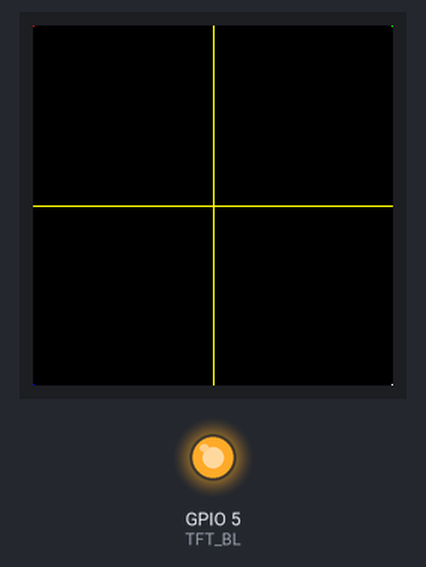
Bench run of a sketch on a simulated ESP32-S3. On the bench: 240×240 colour display, output pins drawn as LEDs (lit = HIGH). Pins used as bus, display or sensor lines are not drawn; what the sketch prints to the serial monitor is not drawn.

Above: at 2.3 s.
At 4.4 s:
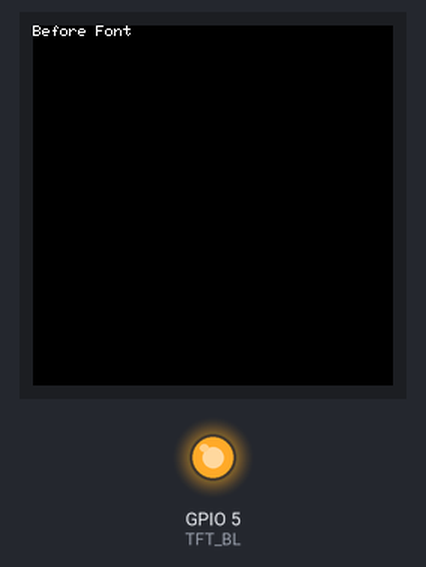
At 5.4 s:
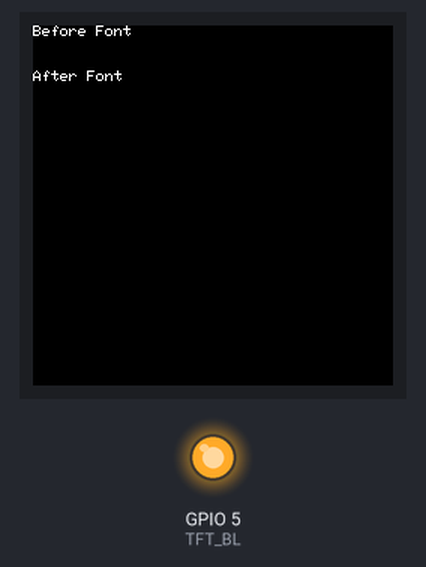

The sketch:

st7789_font_debug.ino
```cpp
#include <Adafruit_GFX.h>
#include <Adafruit_ST7789.h>
#include <SPI.h>

#define TFT_CS    10
#define TFT_DC     6
#define TFT_RST    7
#define TFT_MOSI  11
#define TFT_SCLK  12
#define TFT_BL     5
#define FONT_CS    9
#define TFT_MISO  13

Adafruit_ST7789 tft = Adafruit_ST7789(TFT_CS, TFT_DC, TFT_MOSI, TFT_SCLK, TFT_RST);
uint8_t fontBuffer[32];

// ========== 字库地址计算 ==========
uint32_t getHanziAddr(uint8_t high, uint8_t low) {
  uint8_t qu  = high - 0xA0;
  uint8_t wei = low  - 0xA0;
  uint32_t addr = 0x2C9D0 + ((uint32_t)(qu - 1) * 94 + (wei - 1)) * 32;
  Serial.printf("[ADDR] 区=%d,位=%d → 地址=0x%06X\n", qu, wei, addr);
  return addr;
}

// ========== 步骤1：纯SPI读字库（不依赖任何库）==========
void testFontChipRaw() {
  Serial.println("\n=== 步骤1：原始SPI字库测试 ===");

  // 手动控制SPI
  pinMode(FONT_CS, OUTPUT);
  digitalWrite(FONT_CS, HIGH);

  SPI.begin(TFT_SCLK, TFT_MISO, TFT_MOSI);

  uint32_t addr = getHanziAddr(0xD6, 0xD0);  // "中"

  digitalWrite(FONT_CS, LOW);
  SPI.beginTransaction(SPISettings(8000000, MSBFIRST, SPI_MODE0));

  SPI.transfer(0x03);
  SPI.transfer((addr >> 16) & 0xFF);
  SPI.transfer((addr >>  8) & 0xFF);
  SPI.transfer( addr        & 0xFF);

  Serial.print("[RAW] 字库原始数据: ");
  bool hasData = false;
  for (int i = 0; i < 32; i++) {
    fontBuffer[i] = SPI.transfer(0x00);
    Serial.printf("%02X ", fontBuffer[i]);
    if (fontBuffer[i] != 0x00 && fontBuffer[i] != 0xFF) hasData = true;
    if ((i + 1) % 8 == 0) Serial.print("| ");
  }
  Serial.println();

  SPI.endTransaction();
  digitalWrite(FONT_CS, HIGH);

  if (hasData) {
    Serial.println("[✓] 字库有数据，SPI通信正常");
  } else {
    Serial.println("[✗] 字库数据异常！全0或全FF");
    Serial.println("    可能原因：CS2(GPIO9)接错、字库芯片损坏、SPI线松动");
  }
}

// ========== 步骤2：检查屏幕是否能画点 ==========
void testScreenPixel() {
  Serial.println("\n=== 步骤2：屏幕像素测试 ===");

  // 在屏幕四个角画点
  tft.drawPixel(0, 0, ST77XX_RED);       // 左上角
  tft.drawPixel(239, 0, ST77XX_GREEN);   // 右上角
  tft.drawPixel(0, 239, ST77XX_BLUE);    // 左下角
  tft.drawPixel(239, 239, ST77XX_WHITE); // 右下角

  // 画一个十字
  for (int i = 0; i < 240; i++) {
    tft.drawPixel(i, 120, ST77XX_YELLOW);   // 横线
    tft.drawPixel(120, i, ST77XX_YELLOW);   // 竖线
  }

  Serial.println("[✓] 屏幕应该显示：四角彩色点 + 黄色十字线");
  Serial.println("    如果看不到，检查CS1/DC/RES接线");
  delay(2000);
}

// ========== 步骤3：检查字库和屏幕的SPI是否冲突 ==========
void testSPIConflict() {
  Serial.println("\n=== 步骤3：SPI冲突测试 ===");

  // 先操作屏幕
  tft.fillScreen(ST77XX_BLACK);
  tft.setCursor(0, 0);
  tft.setTextColor(ST77XX_WHITE);
  tft.println("Before Font");
  Serial.println("[INFO] 屏幕显示 'Before Font'");
  delay(1000);

  // 再读字库
  uint32_t addr = getHanziAddr(0xD6, 0xD0);

  pinMode(FONT_CS, OUTPUT);
  digitalWrite(FONT_CS, LOW);
  SPI.beginTransaction(SPISettings(8000000, MSBFIRST, SPI_MODE0));
  SPI.transfer(0x03);
  SPI.transfer((addr >> 16) & 0xFF);
  SPI.transfer((addr >>  8) & 0xFF);
  SPI.transfer( addr        & 0xFF);
  for (int i = 0; i < 32; i++) fontBuffer[i] = SPI.transfer(0x00);
  SPI.endTransaction();
  digitalWrite(FONT_CS, HIGH);

  // 再操作屏幕
  tft.setCursor(0, 30);
  tft.println("After Font");
  Serial.println("[INFO] 屏幕应该显示 'After Font'");

  // 检查屏幕是否还能正常显示
  Serial.println("[?] 如果 'Before Font' 消失或乱码，说明SPI配置被字库读取破坏");
  delay(2000);
}

// ========== 步骤4：绘制汉字（带详细debug）==========
void drawHanziDebug(int16_t x, int16_t y, uint16_t color, uint16_t bg, uint8_t* hz) {
  Serial.println("\n=== 步骤4：绘制汉字 ===");

  uint32_t addr = getHanziAddr(hz[0], hz[1]);

  // 读字库
  pinMode(FONT_CS, OUTPUT);
  digitalWrite(FONT_CS, LOW);
  SPI.beginTransaction(SPISettings(8000000, MSBFIRST, SPI_MODE0));
  SPI.transfer(0x03);
  SPI.transfer((addr >> 16) & 0xFF);
  SPI.transfer((addr >>  8) & 0xFF);
  SPI.transfer( addr        & 0xFF);
  for (int i = 0; i < 32; i++) fontBuffer[i] = SPI.transfer(0x00);
  SPI.endTransaction();
  digitalWrite(FONT_CS, HIGH);

  // 打印点阵
  Serial.println("[FONT] 16×16点阵:");
  int pixelCount = 0;
  for (uint8_t row = 0; row < 16; row++) {
    uint8_t left  = fontBuffer[row * 2];
    uint8_t right = fontBuffer[row * 2 + 1];

    String line = "";
    for (uint8_t bit = 0; bit < 8; bit++) {
      if (left & (0x80 >> bit)) {
        line += "■";
        pixelCount++;
      } else {
        line += "□";
      }
    }
    for (uint8_t bit = 0; bit < 8; bit++) {
      if (right & (0x80 >> bit)) {
        line += "■";
        pixelCount++;
      } else {
        line += "□";
      }
    }
    Serial.println(line);
  }
  Serial.printf("[FONT] 总亮像素数: %d\n", pixelCount);

  if (pixelCount == 0) {
    Serial.println("[✗] 点阵全空！字库数据无效");
    return;
  }
  if (pixelCount == 256) {
    Serial.println("[✗] 点阵全满！可能读到了错误数据");
    return;
  }

  // 绘制到屏幕（使用setAddrWindow批量写入）
  Serial.printf("[DRAW] 在(%d,%d)绘制，颜色=0x%04X\n", x, y, color);

  tft.setAddrWindow(x, y, x + 15, y + 15);

  uint16_t pixelBuf[16];
  for (uint8_t row = 0; row < 16; row++) {
    uint8_t left  = fontBuffer[row * 2];
    uint8_t right = fontBuffer[row * 2 + 1];

    for (uint8_t bit = 0; bit < 8; bit++) {
      pixelBuf[bit]   = (left  & (0x80 >> bit)) ? color : bg;
      pixelBuf[8+bit] = (right & (0x80 >> bit)) ? color : bg;
    }

    // 批量写入16个像素
    for (int i = 0; i < 16; i++) {
      tft.pushColor(pixelBuf[i]);
    }
  }

  Serial.println("[✓] 绘制完成！检查屏幕是否显示汉字");
}

// ========== 步骤5：检查SPI模式是否正确 ==========
void testSPIMode() {
  Serial.println("\n=== 步骤5：SPI模式验证 ===");

  // GT30L32S4W 字库芯片支持 SPI MODE0 和 MODE3
  // 测试不同模式下的读取结果

  uint32_t addr = getHanziAddr(0xD6, 0xD0);

  for (int mode = 0; mode <= 3; mode++) {
    uint8_t testBuf[4];

    digitalWrite(FONT_CS, LOW);

    switch(mode) {
      case 0: SPI.beginTransaction(SPISettings(8000000, MSBFIRST, SPI_MODE0)); break;
      case 1: SPI.beginTransaction(SPISettings(8000000, MSBFIRST, SPI_MODE1)); break;
      case 2: SPI.beginTransaction(SPISettings(8000000, MSBFIRST, SPI_MODE2)); break;
      case 3: SPI.beginTransaction(SPISettings(8000000, MSBFIRST, SPI_MODE3)); break;
    }

    SPI.transfer(0x03);
    SPI.transfer((addr >> 16) & 0xFF);
    SPI.transfer((addr >>  8) & 0xFF);
    SPI.transfer( addr        & 0xFF);
    for (int i = 0; i < 4; i++) testBuf[i] = SPI.transfer(0x00);

    SPI.endTransaction();
    digitalWrite(FONT_CS, HIGH);

    Serial.printf("[SPI_MODE%d] 前4字节: %02X %02X %02X %02X",
                  mode, testBuf[0], testBuf[1], testBuf[2], testBuf[3]);

    // 检查是否有有效数据（非全0非全FF）
    bool valid = false;
    for (int i = 0; i < 4; i++) {
      if (testBuf[i] != 0x00 && testBuf[i] != 0xFF) valid = true;
    }
    Serial.println(valid ? " ✓" : " ✗");
  }
}

void setup() {
  Serial.begin(115200);
  delay(2000);

  Serial.println("========================================");
  Serial.println("   ST7789 + GT30L32S4W 字库排查程序");
  Serial.println("========================================");

  // 初始化屏幕
  pinMode(TFT_BL, OUTPUT);
  digitalWrite(TFT_BL, HIGH);

  tft.init(240, 240);
  tft.setRotation(0);
  tft.fillScreen(ST77XX_BLACK);

  Serial.println("[INIT] 屏幕初始化完成");
  Serial.printf("[INIT] GPIO配置: CS=%d, DC=%d, RST=%d, BL=%d\n", TFT_CS, TFT_DC, TFT_RST, TFT_BL);
  Serial.printf("[INIT] SPI配置: MOSI=%d, MISO=%d, SCK=%d, CS2=%d\n", TFT_MOSI, TFT_MISO, TFT_SCLK, FONT_CS);

  // 执行排查步骤
  testFontChipRaw();      // 步骤1
  testScreenPixel();      // 步骤2
  testSPIConflict();      // 步骤3
  testSPIMode();          // 步骤5

  // 最后尝试绘制
  uint8_t zhong[] = {0xD6, 0xD0};
  drawHanziDebug(100, 100, ST77XX_GREEN, ST77XX_BLACK, zhong);

  Serial.println("\n=== 排查完成 ===");
  Serial.println("请检查:");
  Serial.println("1. 串口输出的字库数据是否正常");
  Serial.println("2. 屏幕是否显示四角彩色点和黄色十字");
  Serial.println("3. 最终是否显示汉字");
}

void loop() {
  // 空循环
}
```

Measured:
- what the display in image 0 shows lasts 2.0 s, from 2.3 s to 4.3 s
- what the display in image 1 shows lasts 1.0 s, from 4.3 s to 5.3 s
